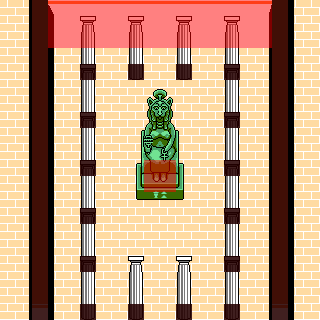

The image is a tile-based game level rendered from a .tmx file. Its description and source (layers, tilesets, objects; grid data summarised) follow:
An orthogonal 20x20 tile map with 16x16 px tiles, 7 tile layers (floor, overfloor, furniture, ceiling, ...) and 2 objects (entrance, idol).

<map version="1.2" tiledversion="1.3.4" orientation="orthogonal" renderorder="right-down" width="20" height="20" tilewidth="16" tileheight="16" infinite="0" nextlayerid="9" nextobjectid="3">
 <properties>
  <property name="for_of_war" type="bool" value="true" />
  <property name="music" value="temple.wav" />
  <property name="name" value="Bastet Temple Nave" />
  <property name="vision_radius" type="int" value="7" />
 </properties>
 <tileset firstgid="1" source="temple_tileset.tsx" />
 <layer id="1" name="floor" width="20" height="20">
  <data>[400 cells, 400 non-empty, 4 distinct tile ids]</data>
 </layer>
 <layer id="2" name="overfloor" width="20" height="20">
  <data>[400 cells, 80 non-empty, 4 distinct tile ids]</data>
 </layer>
 <layer id="3" name="furniture" width="20" height="20">
  <data>[400 cells, 31 non-empty, 16 distinct tile ids]</data>
 </layer>
 <layer id="4" name="ceiling" width="20" height="20">
  <data>[400 cells, 68 non-empty, 22 distinct tile ids]</data>
 </layer>
 <layer id="5" name="overceiling" width="20" height="20">
  <data>[400 cells, 0 non-empty, 0 distinct tile ids]</data>
 </layer>
 <layer id="6" name="obstacle" width="20" height="20">
  <data>[400 cells, 102 non-empty, 1 distinct tile ids]</data>
 </layer>
 <layer id="7" name="invisible" width="20" height="20">
  <data>[400 cells, 56 non-empty, 1 distinct tile ids]</data>
 </layer>
 <objectgroup id="8" name="objects">
  <object id="1" name="entrance" x="146.443" y="305.625" width="27.6136" height="12.25">
   <properties>
    <property name="destiny" value="temple:temple_entrance" />
    <property name="key" value="" />
    <property name="locked" type="bool" value="false" />
    <property name="type" value="door" />
   </properties>
  </object>
  <object id="2" name="idol" x="145.5" y="161.5" width="29" height="26.5">
   <properties>
    <property name="boon" value="true_seeing" />
    <property name="code" value="bastet_eye_of_ra" />
    <property name="description" value="The great idol of Bastet, Eye of Ra. You may offer a looking glass to the altar." />
    <property name="offering" value="looking_glass" />
    <property name="response" value="Your offering is pleasing to Bastet. She grants you the boon of clear sight." />
    <property name="type" value="idol" />
   </properties>
  </object>
 </objectgroup>
</map>
